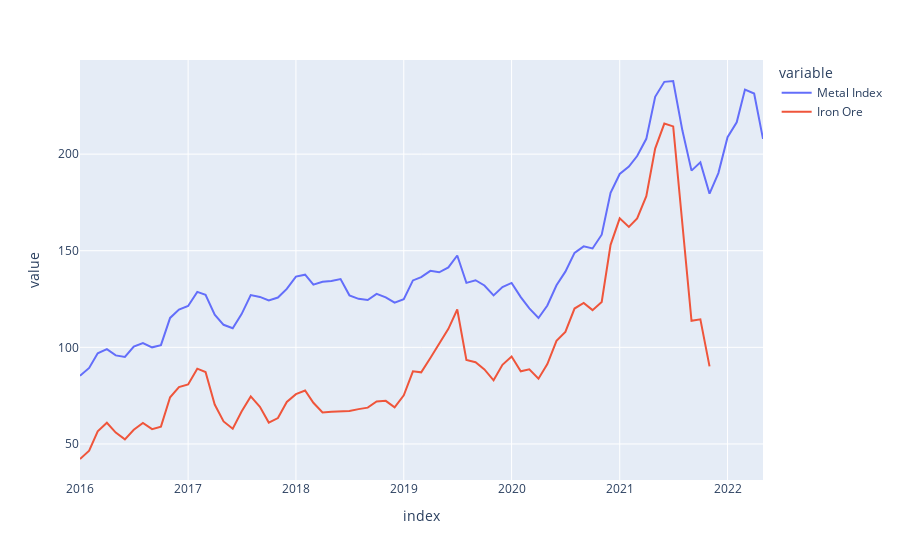

Source (notebook cell):
### Code cell
from commodities import *
import plotly.express as px
c = Commodity()

group = pd.DataFrame({"Metal Index":c.metal_index(observation_start='01/01/2016')['Price'], "Iron Ore": c.iron_ore(observation_start='01/01/2016')['Price']})
fig = px.line(group)
fig.show()
